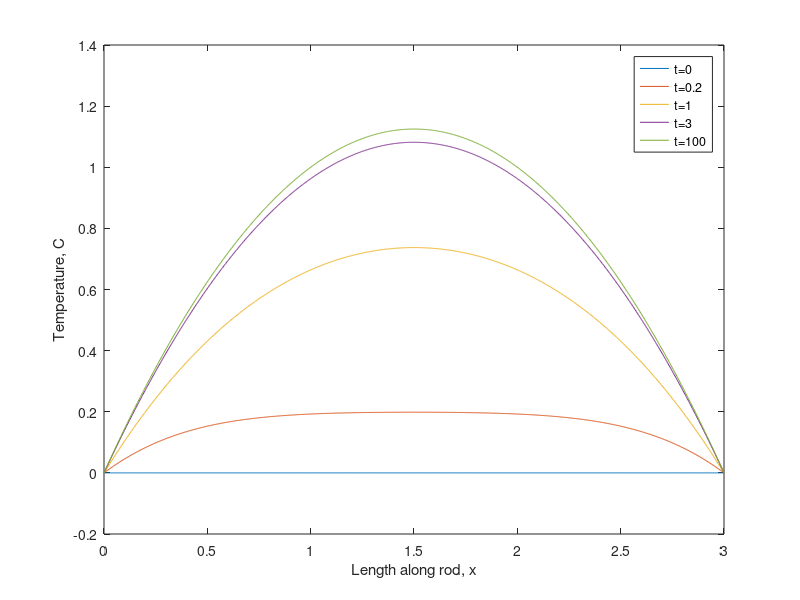

Recreate this plot in MATLAB.
clear close
% Set maximum number of partial sums
nmax = 40;
g = 1;
alpha=1;
C=1;
% Initialize domain
x = linspace(0,3,1000);
% Plot initial condition
for i = 1:length(x)
T (i)= 0;
%end 
end
plot(x,T) 

hold on
% Calculate temperature of rod at various times
t=[0.2,1,3,100];
for k = 1:4
T = -g*x.^2/2 + g*3*x/2;
for n=1:2:nmax
%Bn = 4*C/(n*pi);
Bn = -4*3^2*g/(n^3*pi^3);
T =T+ Bn*sin(n*pi*x/3)*exp(- n^2*pi^2*alpha*t(k)/9);
end
plot(x,T)
end
legend('t=0','t=0.2','t=1','t=3','t=100'), xlabel('Length along rod, x'), ylabel('Temperature, C')

